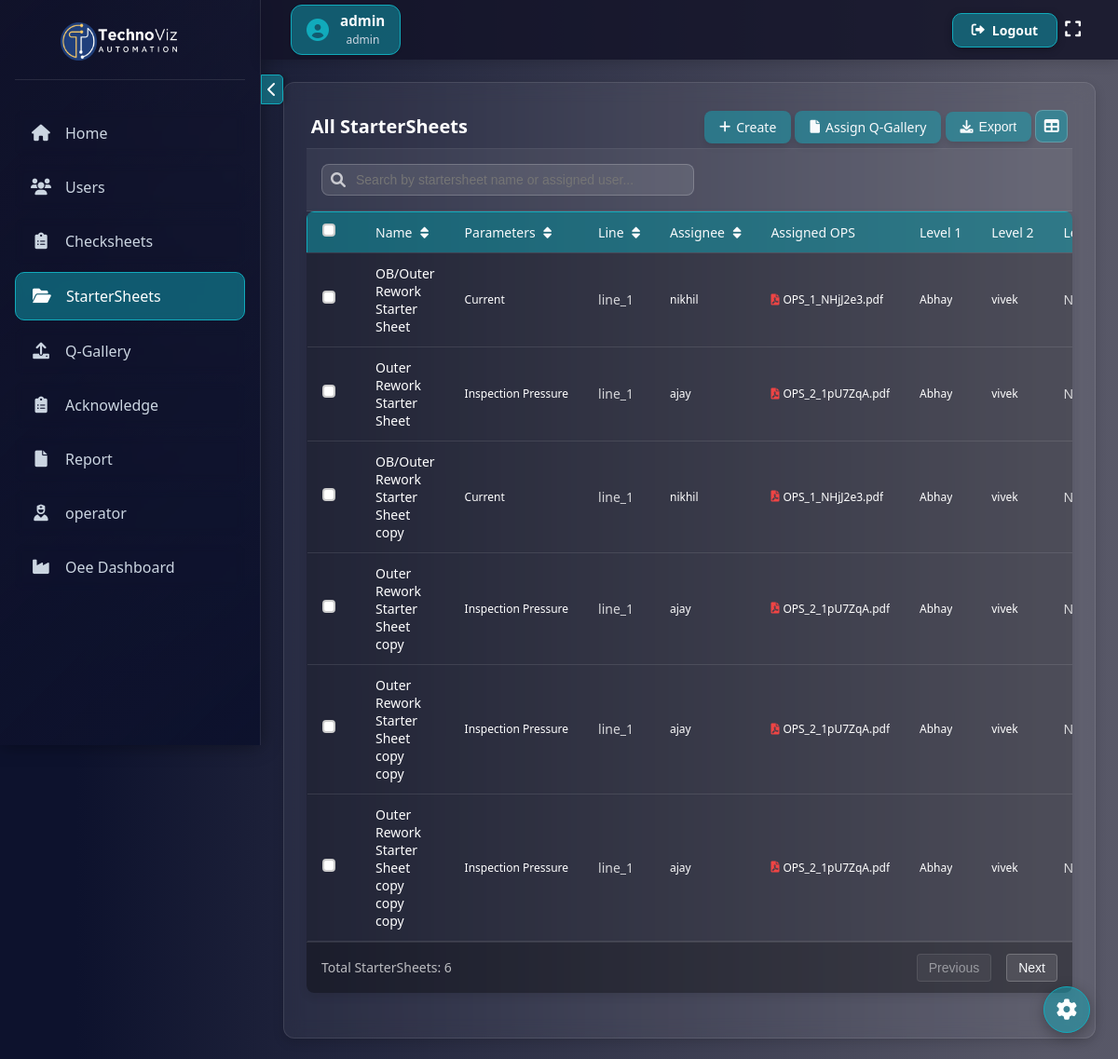
The app's page /all_startersheet/ (signed in) with its own data.
### checksheet1/models.py (models this page shows, shortened)
class CustomUser(AbstractUser):
    ROLE_CHOICES = [
        ("admin", "Admin"),
        ("quality_incharge", "Quality Incharge"),
        ("shift_incharge", "Shift Incharge"),
        ("operator", "Operator"),
    ]
    username = models.CharField(max_length=150, unique=False)
    employee_id = models.CharField(max_length=20, unique=True)  # New field
    role = models.CharField(max_length=20, choices=ROLE_CHOICES, default="admin")
    phone_number = models.CharField(max_length=15, blank=True, null=True)
    USERNAME_FIELD = "employee_id"  # Use employee_id for authentication
    REQUIRED_FIELDS = ["username", "email"]  # Keep username for internal use

class StarterSheet(models.Model):
    name = models.CharField(max_length=255)
    line = models.CharField(
        max_length=10, choices=[("line_1", "Line 1"), ("line_2", "Line 2")]
    )
    assigned_users = models.ManyToManyField(
        "CustomUser", related_name="assigned_starter_sheets", blank=True
    )
    created_by = models.ForeignKey(
        "CustomUser",
        on_delete=models.SET_NULL,
        null=True,
        related_name="created_starter_sheets",
    )
    created_on = models.DateTimeField(auto_now_add=True)
    level_1_approver = models.ForeignKey(
        "CustomUser",
        on_delete=models.SET_NULL,
        null=True,
        blank=True,
        related_name="level_1_assigned_sheets",
    )
    level_2_approver = models.ForeignKey(
        "CustomUser",
        on_delete=models.SET_NULL,
        null=True,
        blank=True,
        related_name="level_2_assigned_sheets",
    )
    require_level_3_approval = models.BooleanField(
        default=True, help_text="Check if this sheet requires Level 3 approval (admin)"
    )

class StarterZone(models.Model):
    startersheet = models.ForeignKey(
        StarterSheet, on_delete=models.CASCADE, related_name="zones"
    )
    name = models.CharField(max_length=255)
    type = models.CharField(
        max_length=20,
        choices=[("int", "Integer"), ("float", "Float"), ("checkbox", "Checkbox")],
    )
    min_value = models.CharField(null=True, blank=True, max_length=255)
    max_value = models.CharField(null=True, blank=True, max_length=255)
    unit = models.CharField(max_length=50, null=True, blank=True)  # New field for unit
    check_method = models.TextField(null=True, blank=True)  # New field for check method
    image = models.ImageField(upload_to="zone_images/", null=True, blank=True)
    standard = models.CharField(max_length=255, null=True, blank=True)

class POCUpload(models.Model):
    pdf = models.FileField(upload_to=poc_upload_path)
    assigned_startersheets = models.ManyToManyField(
        StarterSheet,
        related_name="assigned_pocs",
        blank=True,
    )

### checksheet1/views.py (the view)
# urls.py: path("all_startersheet/", all_startersheet, name="all_startersheet"),
@login_required
def all_startersheet(request):
    if request.user.role == "admin" or has_page_access(
        request.user, "all_startersheet"
    ):
        checksheets = CheckSheet.objects.all()
        Starter = StarterSheet.objects.prefetch_related("assigned_users", "zones")
    else:
        checksheets = CheckSheet.objects.filter(assigned_users=request.user)
        Starter = StarterSheet.objects.filter(
            assigned_users=request.user
        ).prefetch_related("zones")
    all_users = get_user_model().objects.all()
    return render(
        request,
        "checksheet/all_startersheets.html",
        {
            "Starter": Starter,  # Using 'Starter' instead of 'startersheets'
            "checksheets": checksheets,
            "all_users": all_users,
        },
    )

### checksheet1/templates/checksheet/all_startersheets.html (shortened to what this page needs)
{% extends 'checksheet/base.html' %}
{% load static %}
{% block extra_css %}
<link rel="stylesheet" href="{% static 'css/all_startersheet.css' %}">
{% endblock %}
{% block content %}
<div class="page-container">
    <div class="header">
        <h2 class="page-title">All StarterSheets</h2>
       <div class="header-actions">
            <a href="{% url 'create_startersheet' %}" class="create-btn">
                <i class="fas fa-plus"></i> Create
            </a>
            <a href="{% url 'assign_poc_bulk' %}" class="create-btn">
                <i class="fas fa-file"></i> Assign Q-Gallery
            </a>
            <button id="exportSelectedBtn" class="export-btn create-btn" title="Export Selected">
                <i class="fas fa-download"></i> Export
            </button>
            <button id="viewToggleBtn" class="toggle-btn" title="Toggle View">
                <i class="fas fa-table"></i>
            </button>
        </div>
    </div>
    {% if Starter %}
    <div class="search-container">
        <div class="search-input-container">
            <i class="fas fa-search search-icon"></i>
            <input type="text" id="startersheetSearch" class="search-input" placeholder="Search by startersheet name or assigned user...">
        </div>
    </div>
    <div class="table-responsive">
        <table class="startersheets-container">
            <thead>
                <tr>
                    <th><input type="checkbox" id="selectAll"><label for="selectAll"></label></th>
                    <th class="sortable" data-sort="name">Name <i class="fas fa-sort"></i></th>
                    <th class="sortable" data-sort="parameters">Parameters <i class="fas fa-sort"></i></th>
                    <th class="sortable" data-sort="line">Line <i class="fas fa-sort"></i></th>
                    <th class="sortable" data-sort="users">Assignee <i class="fas fa-sort"></i></th>
                    <th>Assigned OPS</th>
                    <th>Level 1</th>
                    <th>Level 2</th>
                    <th>Level 3</th>
                </tr>
            </thead>
            <tbody id="startersheetTableBody">
                {% for startersheet in Starter %}
                <tr data-id="{{ startersheet.id }}">
                   <td><input type="checkbox" class="startersheet-checkbox" id="checkbox-{{ startersheet.id }}" value="{{ startersheet.id }}"><label for="checkbox-{{ startersheet.id }}"></label></td>
                    <td>
                        <a href="javascript:void(0);" class="startersheet-name" onclick="showDetailModal({{ startersheet.id }})">
                            {{ startersheet.name }}
                        </a>
                    </td>
                    <td class="content-cell">
                        <div class="zone-chips">
                            {% with zones=startersheet.zones.all %}
                                {% if zones|length > 0 %}
                                    {% for zone in zones|slice:":1" %}
                                        <span class="zone-chip">{{ zone.name }}</span>
                                    {% endfor %}
                                {% else %}
                                    <span class="empty-text">No zones</span>
                                {% endif %}
                            {% endwith %}
                        </div>
                    </td>
                    <td class="content-cell">
                        {{ startersheet.line }}
                    </td>
                    <td class="content-cell">
                        <div class="user-chips">
                            {% with users=startersheet.assigned_users.all %}
                                {% if users|length > 0 %}
                                    {% for user in users|slice:":1" %}
                                        <span class="user-chip">{{ user.username }}</span>
                                    {% endfor %}
                                {% endif %}
                            {% endwith %}
                        </div>
                    </td>
                    <td class="content-cell">
                        <div class="poc-links">
                            {% with pocs=startersheet.assigned_pocs.all %}
                                {% if pocs|length > 0 %}
                                    {% for poc in pocs|slice:":1" %}
                                        <a href="javascript:void(0);" class="pdf-link" data-pdf-url="{{ poc.pdf.url }}" data-pdf-name="{{ poc.pdf.name|slice:'9:' }}">
                                            <i class="fas fa-file-pdf"></i>
                                            {{ poc.pdf.name|slice:"9:" }}
                                        </a>
                                    {% endfor %}
                                {% else %}
                                    <span class="empty-text">No OPS assigned</span>
                                {% endif %}
                            {% endwith %}
                        </div>
                    </td>
                    <td class="content-cell">
                        <div class="approver-chips">
                            {% if startersheet.level_1_approver %}
                                <span class="approval-chip">{{ startersheet.level_1_approver.username }}</span>
                            {% else %}
                                <span class="empty-text">Not assigned</span>
                            {% endif %}
                        </div>
                    </td>
                    <td class="content-cell">
                        <div class="approver-chips">
                            {% if startersheet.level_2_approver %}
                                <span class="approval-chip">{{ startersheet.level_2_approver.username }}</span>
                            {% else %}
                                <span class="empty-text">Not assigned</span>
                            {% endif %}
                        </div>
                    </td>
                    <td class="content-cell">
                        {% if startersheet.require_level_3_approval %}
                                Yes
                            {% else %}
                                No
                            {% endif %}
                    </td>
                </tr>
                {% endfor %}
            </tbody>
        </table>
        <div class="pagination" id="startersheetPagination">
            <div class="pagination-info">
                <span>Total StarterSheets: <span id="startersheetCount">{{ Starter|length }}</span></span>
            </div>
            <div class="pagination-controls">
                <button class="pagination-button" id="startersheetPrev" disabled>Previous</button>
                <button class="pagination-button" id="startersheetNext">Next</button>
            </div>
        </div>
    </div>
    {% else %}
    <div class="empty-state">
        <i class="fas fa-folder-open"></i>
        <p>No StarterSheets available</p>
    </div>
    {% endif %}
</div>
{% endblock %}

### checksheet1/templates/checksheet/base.html (shortened to what this page needs)
<!DOCTYPE html>
<html lang="en">
<head>
    {% load custom_tags %}
    {% load static %}
    <link href="https://cdnjs.cloudflare.com/ajax/libs/font-awesome/6.0.0/css/all.min.css" rel="stylesheet">
    <link rel="stylesheet" href="{% static 'css/base.css' %}">
    {% block extra_css %}
  {% endblock%}
</head>
<body>
    {% if request.user.is_authenticated %}
    <nav class="navbar">
        <div class="navbar-left" style="display: flex; align-items: center;">
            <div class="user-info">
                <i class="fas fa-user-circle"></i>
                <div class="user-details">
                    <span class="user-name">{{ request.user.username }}</span>
                    <span class="user-role">{{ request.user.role|default:"No role" }}</span>
                </div>
            </div>
        </div>
        <a href="{% url 'logout' %}" class="logout-btn">
            <i class="fas fa-sign-out-alt"></i>
            Logout
        </a>
         <button class="fullscreen-btn" onclick="toggleFullScreen()" title="Toggle Full Screen">
                <i class="fas fa-expand"></i>
            </button>
    </nav>
    {% endif %}
    <button class="sidebar-toggle" onclick="toggleSidebar()">
        <i class="fas fa-chevron-left"></i>
    </button>
    <div class="sidebar">
        <div class="sidebar-header">
            <h3>
                <img src="{% static 'images/logo.jpg' %}" alt="Expanded Logo" class="sidebar-logo logo-toggle logo-expanded">
            </h3>
        </div>
        {% if request.user.is_authenticated %}
        {% if request.user|has_page_access:"home" %}
        <a href="{% url 'home' %}"><i class="fas fa-home"></i><span class="sidebar-text">Home</span></a>
        {% endif %}
        {% if request.user|has_page_access:"user_list" %}
        <a href="{% url 'user_list' %}"><i class="fas fa-users"></i><span class="sidebar-text">Users</span></a>
        {% endif %}
        {% if request.user|has_page_access:"all_checksheets" %}
        <a href="{% url 'all_checksheets' %}"><i class="fas fa-clipboard-list"></i><span class="sidebar-text">Checksheets</span></a>
        {% endif %}
        {% if request.user|has_page_access:"all_startersheet" %}
        <a href="{% url 'all_startersheet' %}"><i class="fas fa-folder-open"></i><span class="sidebar-text">StarterSheets</span></a>
        {% endif %}
        {% if request.user|has_page_access:"upload_poc" %}
        <a href="{% url 'upload_poc' %}"><i class="fas fa-upload"></i><span class="sidebar-text">Q-Gallery</span></a>
        {% endif %}
        {% if request.user|has_page_access:"acknowledgment_list" %}
        <a href="{% url 'acknowledgment_list' %}"><i class="fas fa-clipboard-list"></i><span class="sidebar-text">Acknowledge</span></a>
        {% endif %}
        {% if request.user|has_page_access:"report" %}
        <a href="{% url 'report' %}"><i class="fas fa-file"></i><span class="sidebar-text">Report</span></a>
        {% endif %}
        <a href="{% url 'operator_dashboard' %}"><i class="fa-solid fa-user-nurse"></i><span class="sidebar-text">operator</span></a>
        <a href="http://abhay188.pythonanywhere.com/"><i class="fa-solid fa-industry"></i><span class="sidebar-text">Oee Dashboard</span></a>
        {% endif %}
    </div>
    <div class="content">
        <div class="content-inner">
            {% block content %}{% endblock %}
        </div>
        <div class="settings-float" id="settingsFloat">
            <i class="fas fa-cog"></i>
        </div>
    </div>
</body>
</html>

### records on screen
CustomUser: user.username "admin", user.role "admin"
StarterSheet: name "OB/Outer Rework Starter Sheet", line "line_1", level_1_approver.username "Abhay", level_2_approver.username "vivek", require_level_3_approval "No"
StarterZone: name "Current"
CustomUser: username "nikhil"
POCUpload: pdf.name "OPS_1_NHjJ2e3.pdf"
StarterSheet: name "Outer Rework Starter Sheet", line "line_1", level_1_approver.username "Abhay", level_2_approver.username "vivek", require_level_3_approval "No"
StarterZone: name "Inspection Pressure"
CustomUser: username "ajay"
POCUpload: pdf.name "OPS_2_1pU7ZqA.pdf"
StarterSheet: name "OB/Outer Rework Starter Sheet copy", line "line_1", level_1_approver.username "Abhay", level_2_approver.username "vivek", require_level_3_approval "No"
StarterZone: name "Current"
POCUpload: pdf.name "OPS_1_NHjJ2e3.pdf"
StarterSheet: name "Outer Rework Starter Sheet copy", line "line_1", level_1_approver.username "Abhay", level_2_approver.username "vivek", require_level_3_approval "No"
StarterZone: name "Inspection Pressure"
POCUpload: pdf.name "OPS_2_1pU7ZqA.pdf"
StarterSheet: name "Outer Rework Starter Sheet copy copy", line "line_1", level_1_approver.username "Abhay", level_2_approver.username "vivek", require_level_3_approval "No"
StarterZone: name "Inspection Pressure"
POCUpload: pdf.name "OPS_2_1pU7ZqA.pdf"
StarterSheet: name "Outer Rework Starter Sheet copy copy copy", line "line_1", level_1_approver.username "Abhay", level_2_approver.username "vivek", require_level_3_approval "No"
StarterZone: name "Inspection Pressure"
POCUpload: pdf.name "OPS_2_1pU7ZqA.pdf"

### other values on screen
{{ Starter|length }} "6"
